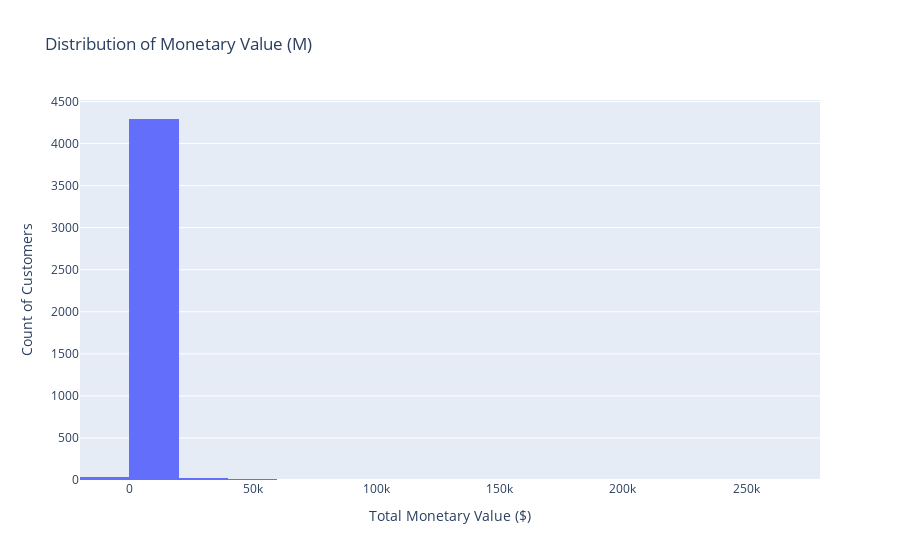

The cell this chart's notebook holds for it:
### Code cell
fig_monetary = px.histogram(rfm, x='Monetary', nbins=20, title='Distribution of Monetary Value (M)')
fig_monetary.update_xaxes(title='Total Monetary Value ($)')
fig_monetary.update_yaxes(title='Count of Customers')
fig_monetary.show()

### Figure 1 — Plotly figure (JSON) as saved in the notebook; plotly's stock layout.template omitted (floating-point values rounded to 4 significant figures; data arrays with more than 128 entries replaced by an {"elided": "..."} marker saying what was removed)
{"data": [{"alignmentgroup": "True", "bingroup": "x", "hovertemplate": "Monetary=%{x}<br>count=%{y}<extra></extra>", "legendgroup": "", "marker": {"color": "#636efa", "pattern": {"shape": ""}}, "name": "", "nbinsx": 20, "offsetgroup": "", "orientation": "v", "showlegend": false, "type": "histogram", "x": {"elided": "4372 float values"}, "xaxis": "x", "yaxis": "y"}], "layout": {"barmode": "relative", "legend": {"tracegroupgap": 0}, "title": {"text": "Distribution of Monetary Value (M)"}, "xaxis": {"anchor": "y", "domain": [0, 1], "title": {"text": "Total Monetary Value ($)"}}, "yaxis": {"anchor": "x", "domain": [0, 1], "title": {"text": "Count of Customers"}}}}
